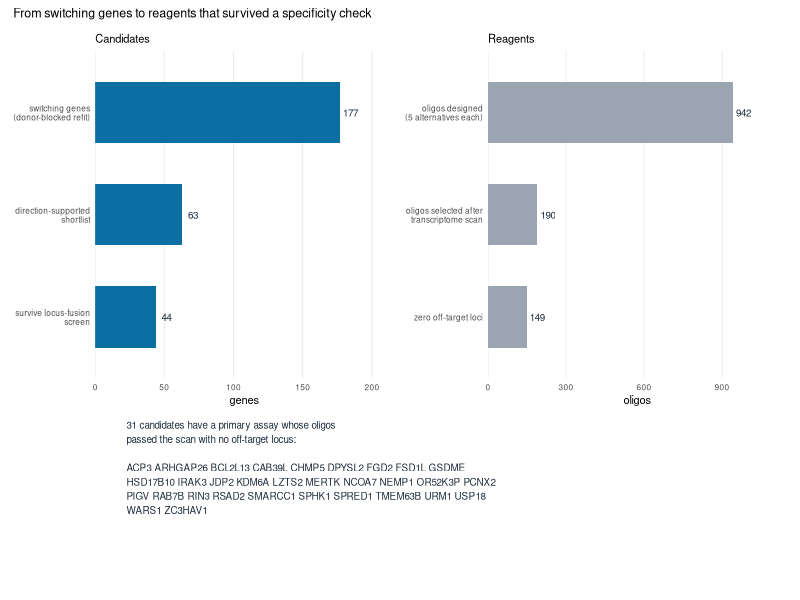
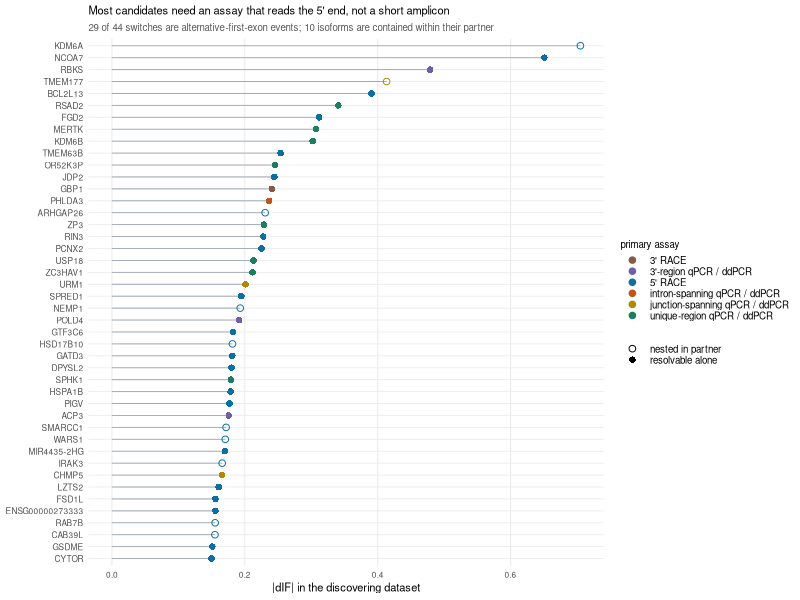
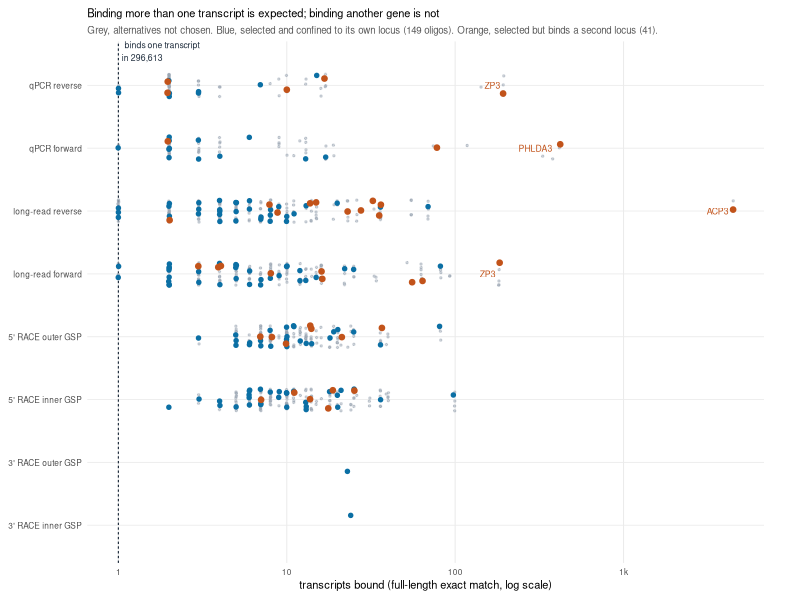

Generate these figures, in order, with R:
#!/usr/bin/env Rscript
# 31_assay_figures.R -- three figures for the assay-design stage.
#
#   assay_design_funnel.png        how 44 candidates become verified reagents, named
#   assay_assignment_by_candidate.png  which assay each candidate needs, and why
#   oligo_specificity.png          where every oligo actually binds, against 296,613
#
# Reads only CSVs written by 27-30. Writes only PNGs.

suppressPackageStartupMessages({
  library(dplyr); library(tidyr); library(ggplot2); library(patchwork)
})

ROOT <- normalizePath(file.path(dirname(sub("^--file=", "", grep("^--file=", commandArgs(FALSE), value = TRUE)[1])), ".."))
setwd(ROOT)
dir.create("results/figures/assays", recursive = TRUE, showWarnings = FALSE)

BASE <- 8
theme_pub <- function() {
  theme_minimal(base_size = BASE) +
    theme(panel.grid.minor = element_blank(),
          panel.grid.major.y = element_blank(),
          plot.title = element_text(size = BASE, hjust = 0, face = "plain"),
          plot.subtitle = element_text(size = BASE - 1, colour = "grey35", hjust = 0),
          axis.text = element_text(size = BASE - 2),
          legend.text = element_text(size = BASE - 1),
          legend.title = element_text(size = BASE - 1),
          strip.text = element_text(size = BASE - 1))
}
INK <- "#1f2d3d"; FOCAL <- "#0b6fa4"; WARN <- "#c2531a"; MUTE <- "#9aa5b1"

assign  <- read.csv("results/tables/assay_assignment.csv", stringsAsFactors = FALSE)
order_s <- read.csv("results/tables/assay_order_sheet.csv", stringsAsFactors = FALSE)
prep    <- read.csv("results/tables/pair_selection_report.csv", stringsAsFactors = FALSE)
spec    <- read.csv("results/tables/assay_specificity.csv", stringsAsFactors = FALSE)
regions <- read.csv("results/tables/discriminating_regions.csv", stringsAsFactors = FALSE)

# ------------------------------------------------------------------ Figure A
# The funnel has to end in names, not a count: the point of the stage is that
# specific genes now have specific, checked reagents waiting to be ordered.
qpcr_pass <- prep %>% filter(grepl("^qPCR", pair), passes == "True") %>% pull(gene_name)
race_ok <- order_s %>%
  filter(grepl("^RACE5", oligo_role), suppressWarnings(as.integer(offtarget_loci)) == 0) %>%
  count(gene_name) %>% filter(n >= 2) %>% pull(gene_name)      # both GSPs clean

stages <- tibble::tibble(
  stage = factor(c("switching genes\n(donor-blocked refit)", "direction-supported\nshortlist",
                   "survive locus-fusion\nscreen", "oligos designed\n(5 alternatives each)",
                   "oligos selected after\ntranscriptome scan", "zero off-target loci"),
                 levels = rev(c("switching genes\n(donor-blocked refit)", "direction-supported\nshortlist",
                                "survive locus-fusion\nscreen", "oligos designed\n(5 alternatives each)",
                                "oligos selected after\ntranscriptome scan", "zero off-target loci"))),
  # 177 = 86 T-private + 83 H-private + 8 shared, from the donor-blocked refit
  n = c(177, 63, 44, nrow(spec), nrow(order_s),
        sum(suppressWarnings(as.integer(order_s$offtarget_loci)) == 0, na.rm = TRUE)),
  unit = c("genes", "genes", "genes", "oligos", "oligos", "oligos"))

funnel_panel <- function(d, fill, title, xlab) {
  ggplot(d, aes(n, stage)) +
    geom_col(fill = fill, width = 0.6) +
    geom_text(aes(label = format(n, big.mark = ",")), hjust = -0.2, size = 2.5, colour = INK) +
    scale_x_continuous(expand = expansion(mult = c(0, 0.22))) +
    labs(title = title, x = xlab, y = NULL) +
    theme_pub()
}
# Genes and oligos are different units; they do not share an axis.
pA  <- funnel_panel(droplevels(filter(stages, unit == "genes")), FOCAL,
                    "Candidates", "genes")
pA2 <- funnel_panel(droplevels(filter(stages, unit == "oligos")), MUTE,
                    "Reagents", "oligos")

ready <- sort(union(qpcr_pass, race_ok))
lab <- paste(strwrap(paste(ready, collapse = "  "), width = 64), collapse = "\n")
pB <- ggplot() +
  annotate("text", x = 0, y = 1, hjust = 0, vjust = 1, size = 2.5, colour = INK,
           label = paste0(length(ready), " candidates have a primary assay whose oligos\n",
                          "passed the scan with no off-target locus:\n\n", lab)) +
  xlim(0, 1) + ylim(0, 1) + theme_void()

figA <- (pA | pA2) / pB +
  plot_layout(heights = c(1, 0.55)) +
  plot_annotation(
    title = "From switching genes to reagents that survived a specificity check",
    theme = theme(plot.title = element_text(size = BASE + 1, hjust = 0)))
ggsave("results/figures/assays/assay_design_funnel.png", figA,
       width = 7.6, height = 4.6, dpi = 300, bg = "white")

# ------------------------------------------------------------------ Figure B
ev <- assign %>%
  mutate(gene_name = reorder(gene_name, abs(own_dIF)),
         event = sub(" \\(TSS\\)", "", primary_event),
         assay = sub(" \\(\\+ 5' RACE to fix the TSS\\)", "", primary_assay),
         nested = ifelse(is_nested == "TRUE", "nested in partner", "resolvable alone"))

pC <- ggplot(ev, aes(abs(own_dIF), gene_name)) +
  geom_segment(aes(x = 0, xend = abs(own_dIF), yend = gene_name), colour = MUTE, linewidth = 0.3) +
  geom_point(aes(colour = assay, shape = nested), size = 1.9) +
  scale_colour_manual(values = c("5' RACE" = FOCAL, "unique-region qPCR / ddPCR" = "#1b7f5f",
                                 "3'-region qPCR / ddPCR" = "#6f5fa8",
                                 "junction-spanning qPCR / ddPCR" = "#b08900",
                                 "intron-spanning qPCR / ddPCR" = WARN, "3' RACE" = "#8a5a44"),
                      name = "primary assay") +
  scale_shape_manual(values = c("nested in partner" = 1, "resolvable alone" = 16), name = NULL) +
  labs(title = "Most candidates need an assay that reads the 5' end, not a short amplicon",
       subtitle = "29 of 44 switches are alternative-first-exon events; 10 isoforms are contained within their partner",
       x = "|dIF| in the discovering dataset", y = NULL) +
  theme_pub() + theme(panel.grid.major.y = element_line(colour = "grey92", linewidth = 0.3),
                      legend.position = "right", legend.key.height = unit(8, "pt"))
ggsave("results/figures/assays/assay_assignment_by_candidate.png", pC,
       width = 7.6, height = 6.4, dpi = 300, bg = "white")

# ------------------------------------------------------------------ Figure C
sp <- spec %>%
  mutate(n = pmax(as.integer(transcripts_full_match), 0L),
         role = dplyr::recode(oligo_role,
                              qPCR_F = "qPCR forward", qPCR_R = "qPCR reverse",
                              longread_F = "long-read forward", longread_R = "long-read reverse",
                              RACE5_GSP2_inner = "5' RACE inner GSP",
                              RACE5_GSP1_outer = "5' RACE outer GSP",
                              RACE3_GSP2_inner = "3' RACE inner GSP",
                              RACE3_GSP1_outer = "3' RACE outer GSP")) %>%
  filter(n > 0)
sel <- order_s %>% transmute(key = paste(isoform_id, oligo_role, alt), selected = TRUE)
sp <- sp %>% mutate(key = paste(isoform_id, oligo_role, alt)) %>%
  left_join(sel, by = "key") %>% mutate(selected = !is.na(selected))

extremes <- sp %>% filter(selected) %>% slice_max(n, n = 4)

sp <- sp %>% mutate(off = suppressWarnings(as.integer(offtarget_loci)),
                    status = ifelse(!selected, "alternative not chosen",
                             ifelse(off > 0, "selected: binds another locus",
                                    "selected: own locus only")))
extremes <- sp %>% filter(selected, off > 0) %>% slice_max(off, n = 4)

pD <- ggplot(sp, aes(n, role)) +
  geom_vline(xintercept = 1, colour = INK, linewidth = 0.4, linetype = "22") +
  geom_jitter(data = filter(sp, status == "alternative not chosen"),
              height = 0.18, size = 0.5, colour = MUTE, alpha = 0.45) +
  geom_jitter(data = filter(sp, status == "selected: own locus only"),
              height = 0.18, size = 1.2, colour = FOCAL) +
  geom_jitter(data = filter(sp, status == "selected: binds another locus"),
              height = 0.18, size = 1.6, colour = WARN) +
  geom_text(data = extremes, aes(label = gene_name), hjust = 1.2, size = 2.2, colour = WARN) +
  annotate("text", x = 1, y = 8.7, label = "binds one transcript\nin 296,613", hjust = -0.08,
           vjust = 1, size = 2.2, colour = INK) +
  scale_x_log10(breaks = c(1, 10, 100, 1000, 10000),
                labels = c("1", "10", "100", "1k", "10k")) +
  coord_cartesian(clip = "off") +
  labs(title = "Binding more than one transcript is expected; binding another gene is not",
       subtitle = paste0("Grey, alternatives not chosen. Blue, selected and confined to its own locus (",
                         sum(sp$status == "selected: own locus only"), " oligos). Orange, selected but binds a second locus (",
                         sum(sp$status == "selected: binds another locus"), ")."),
       x = "transcripts bound (full-length exact match, log scale)", y = NULL) +
  theme_pub() + theme(panel.grid.major.y = element_line(colour = "grey92", linewidth = 0.3),
                      plot.margin = margin(6, 26, 6, 6))
ggsave("results/figures/assays/oligo_specificity.png", pD,
       width = 7.4, height = 4.4, dpi = 300, bg = "white")

cat("figures written\n")
cat("  ready candidates:", length(ready), "\n")
cat("  oligos plotted  :", nrow(sp), "\n")
